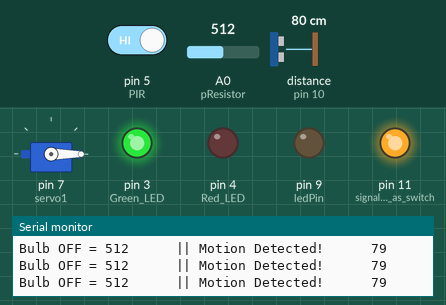
Simulated run of this sketch. Board: Arduino Uno, built with avr-gcc and run on an emulated ATmega328P. Shown: servo, output pins drawn as LEDs (lit = HIGH), the last lines printed to the serial monitor. Wiring (inferred from the names in the program): ultrasonic range finder: trigger pin 8; echo pin 10. Inputs (shaded band) come from the test bench; at power-on: distance to the obstacle (sensor on pin 10) 80 cm, A0 (pResistor) = 512, pin 5 (PIR) HIGH. The echo pulse lasts 58.3 µs per cm; pins used as bus, display or sensor lines are not drawn.

Above: at 1.2 s.
1.3 s: distance to the obstacle (sensor on pin 10) set to 13 cm
4.3 s: distance to the obstacle (sensor on pin 10) set to 10 cm
At 5.1 s:
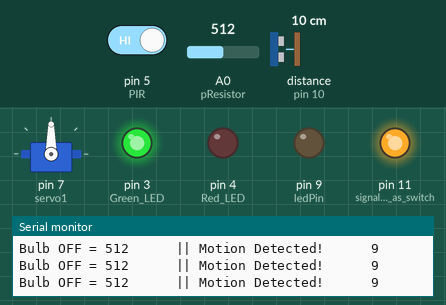
5.9 s: A0 (pResistor) set to 27
7.4 s: A0 (pResistor) set to 23
At 8.4 s:
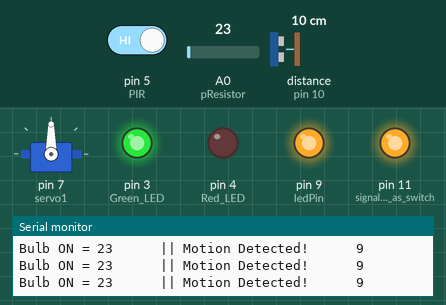
8.9 s: pin 5 (PIR) driven LOW
At 9.9 s:
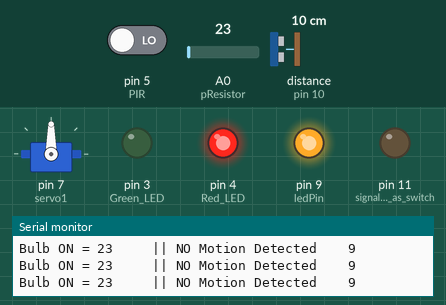
10.4 s: distance to the obstacle (sensor on pin 10) set to 18 cm
At 10.9 s:
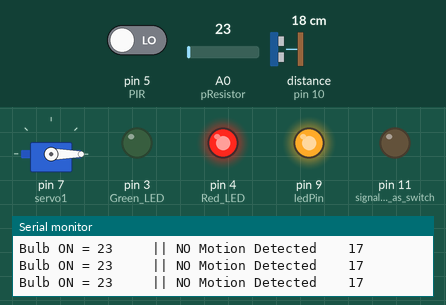
Timing chart, 0 to 12.9 s (numbered marks = the images above; inputs shaded):
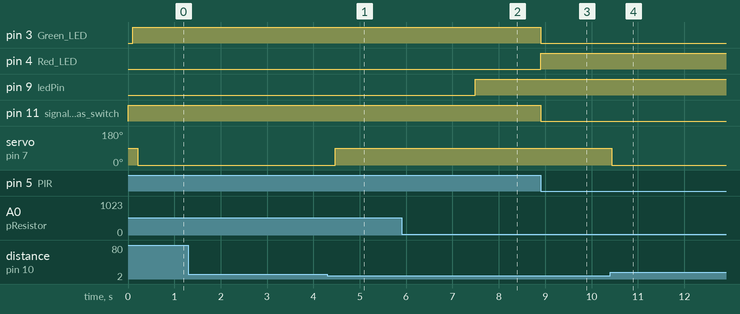

Measured:
- the behaviour switches between 12 and 11 cm on distance to the obstacle (sensor on pin 10) (found by bisection; images 0 and 1)
- the behaviour switches between 26 and 25 on A0 (pResistor) (found by bisection; images 1 and 2)
- after the input at 4.3 s, servo on pin 7 (servo1): 0° → 90° after 0.17 s
- after the input at 7.4 s, pin 9 (ledPin): LOW → HIGH after 0.10 s
- after the input at 8.9 s, pin 3 (Green_LED), pin 11 (signal_to_npn_as_switch): HIGH → LOW at once; pin 4 (Red_LED): LOW → HIGH at once
- after the input at 10.4 s, servo on pin 7 (servo1): 90° → 0° at once

The sketch:

project_code.ino
```cpp
#include <Servo.h>
Servo servo1;
int trigPin = 8;
int echoPin = 10;

int sen2Value = 0;
long distance;
long duration;
const int pResistor = A0; // Photoresistor at Arduino analog pin A0
const int ledPin=9;       // Led pin at Arduino pin 9
int value;// Store value from photoresistor (0-1023)

void setup()
{
  Serial.begin(9600);
servo1.attach(7);
 pinMode(trigPin, OUTPUT);
 pinMode(echoPin, INPUT);// put your setup code here, to run once:
  pinMode(ledPin, OUTPUT);  // Set lepPin - 9 pin as an output
 pinMode(pResistor, INPUT);// Set pResistor - A0 pin as an input (optional)
 pinMode(4, OUTPUT);   //Red LED
  pinMode(3, OUTPUT);   //Green LED
  pinMode(5, INPUT);//PIR
  pinMode(11, OUTPUT);    //signal to npn as switch
}

void loop() {
  sen2Value = digitalRead(5);
  if (sen2Value == 0)
    {
      digitalWrite(11, LOW); //npn as switch OFF
      digitalWrite(4, HIGH); // Red LED ON,indicating no motion
      digitalWrite(3, LOW); //Green LED OFF, since no Motion detected
      Serial.print("     || NO Motion Detected    " );
    }

  if (sen2Value == 1)
    {
      digitalWrite(11, HIGH);//npn as switch ON
      delay(100);
      digitalWrite(4, LOW); // RED LED OFF
      digitalWrite(3, HIGH);//GREEN LED ON , indicating motion detected
      Serial.print("      || Motion Detected!      " );
    }
  ultra();
  servo1.write(0);//servo pin 7
  if(distance <= 10){
  servo1.write(90);
  }
  value = analogRead(pResistor);

  //You can change value "25"
  if (value > 25){
    digitalWrite(ledPin, LOW);  //Turn led off
    Serial.print("Bulb OFF = ");
    Serial.print(value);
  }
  else{
    digitalWrite(ledPin, HIGH);
    Serial.print("Bulb ON = ");
    Serial.print(value);//Turn led on
  }


}

void ultra(){
  digitalWrite(trigPin, LOW);
  delayMicroseconds(2);
  Serial.println(distance);
  delay(100);
  digitalWrite(trigPin, HIGH);
  delayMicroseconds(10);
  digitalWrite(trigPin, LOW);
  duration = pulseIn(echoPin, HIGH);
  distance = duration*0.034/2;
  }
```
